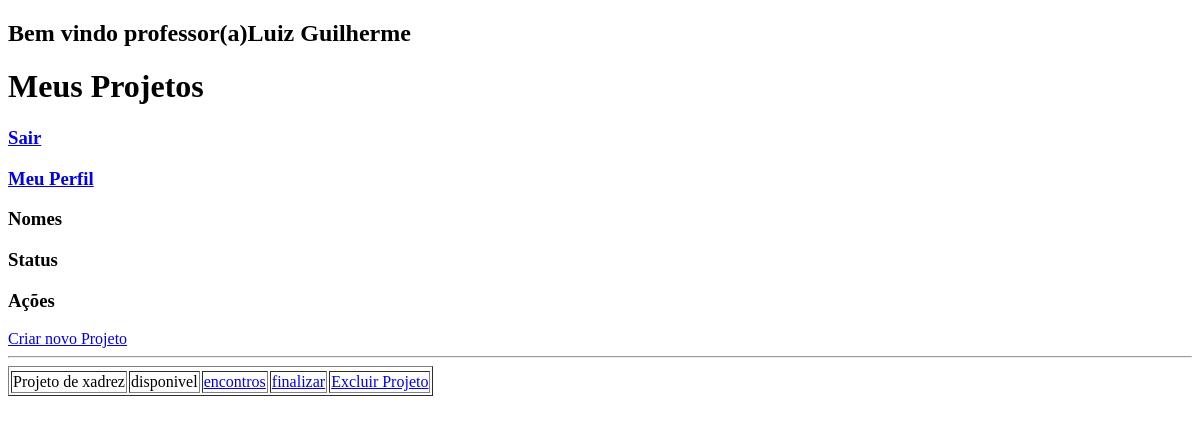
Page /login/professor/professor.php (signed in) on the earlier database version.
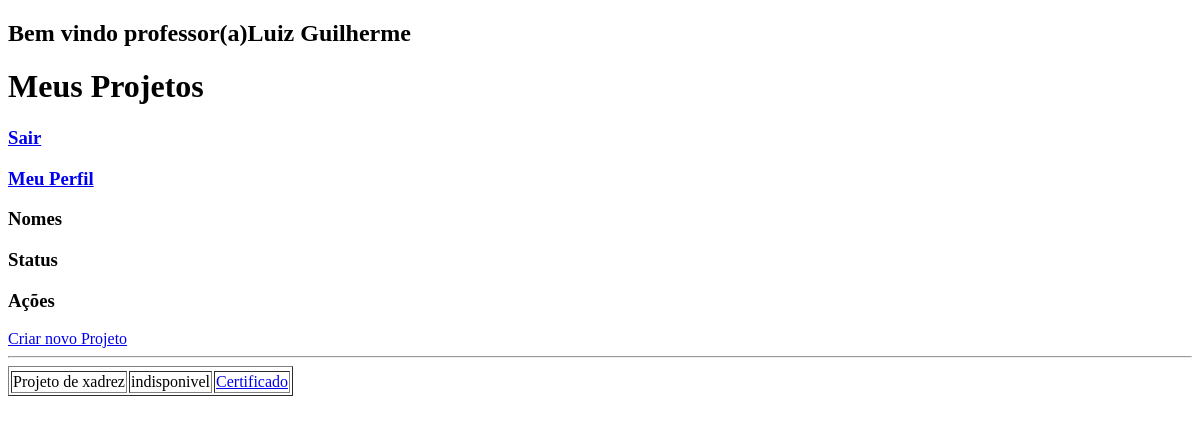
Same page on the later database version.
### tables this page shows
CREATE TABLE IF NOT EXISTS `projeto` (
  `id_projeto` int NOT NULL AUTO_INCREMENT,
  `nome_projeto` varchar(255) DEFAULT NULL,
  `situacao` varchar(255) DEFAULT NULL,
  `fk_projeto_id_professor` int DEFAULT NULL,
  PRIMARY KEY (`id_projeto`),
  KEY `fk_projeto_id_professor` (`fk_projeto_id_professor`)
);

### Crud/crud_projeto/listar.php (the view, shortened to what this page needs)
<?php
$conexao = conectar();
$sql = "SELECT * FROM projeto WHERE fk_projeto_id_professor =" . $_SESSION['usuario'][1];
$resultado = mysqli_query($conexao, $sql);
$quantidade_linha = $resultado->num_rows;
if ($quantidade_linha == 0) {
    echo "Você não tem projetos cadastrados!";
} else {
    echo '<table border=1>
<tr>
</tr>';
    while ($dados = mysqli_fetch_assoc($resultado)) {
        if ($dados['situacao'] == "disponivel") {
            echo '<tr>';
            echo '<td>' . $dados['nome_projeto'] . '</td>';
            echo '<td>' . $dados['situacao'] . '</td>';
            echo '<td> <a href="../../Crud/crud_encontro/listar.php?id_projeto=' . $dados['id_projeto'] . '">encontros</a> </td>';
            echo '<td> <a href="../../Crud/crud_projeto/finalizar.php?id_projeto=' . $dados['id_projeto'] . '">finalizar</a></td>';
            echo '<td> <a href="../../Crud/crud_projeto/excluir.php?id_projeto=' . $dados['id_projeto'] . '">Excluir Projeto</a></td>';
            echo '</tr>';
        }else{
            echo '<tr>';
            echo '<td>' . $dados['nome_projeto'] . '</td>';
            echo '<td>' . $dados['situacao'] . '</td>';
            echo '<td> <a href="../../certificado.php?id_projeto=' . $dados['id_projeto'] . '"> Certificado </a></td>';
            echo '</tr>';
        }
    }
    echo '</table>' . "<br>";
}

### Login/professor/professor.php (shortened to what this page needs)
<!DOCTYPE html>
<html lang="pt-br">
<head>
</head>
<body>
    <h2><?php
    echo "Bem vindo professor(a)" . $_SESSION['usuario'][0];
    ?></h2>
    <h1>Meus Projetos</h1>
    <h3><a href="../../index.php">Sair</a></h3>
    <h3><a href="../../Crud/crud_perfil/inicial.php">Meu Perfil</a></h3>
    <h3>Nomes</h3>
    <h3>Status</h3>
    <h3>Ações</h3>
    <a href="../../Crud/crud_projeto/formcad.php">Criar novo Projeto</a>
    <hr></hr>
    <?php
    require_once('../../Crud/crud_projeto/listar.php')
    ?>
</body>
</html>

Differences in the rows shown:
changed projeto "Projeto de xadrez": situacao "disponivel" → "indisponivel"; situacao "encontros finalizar Excluir Projeto" → "Certificado"
